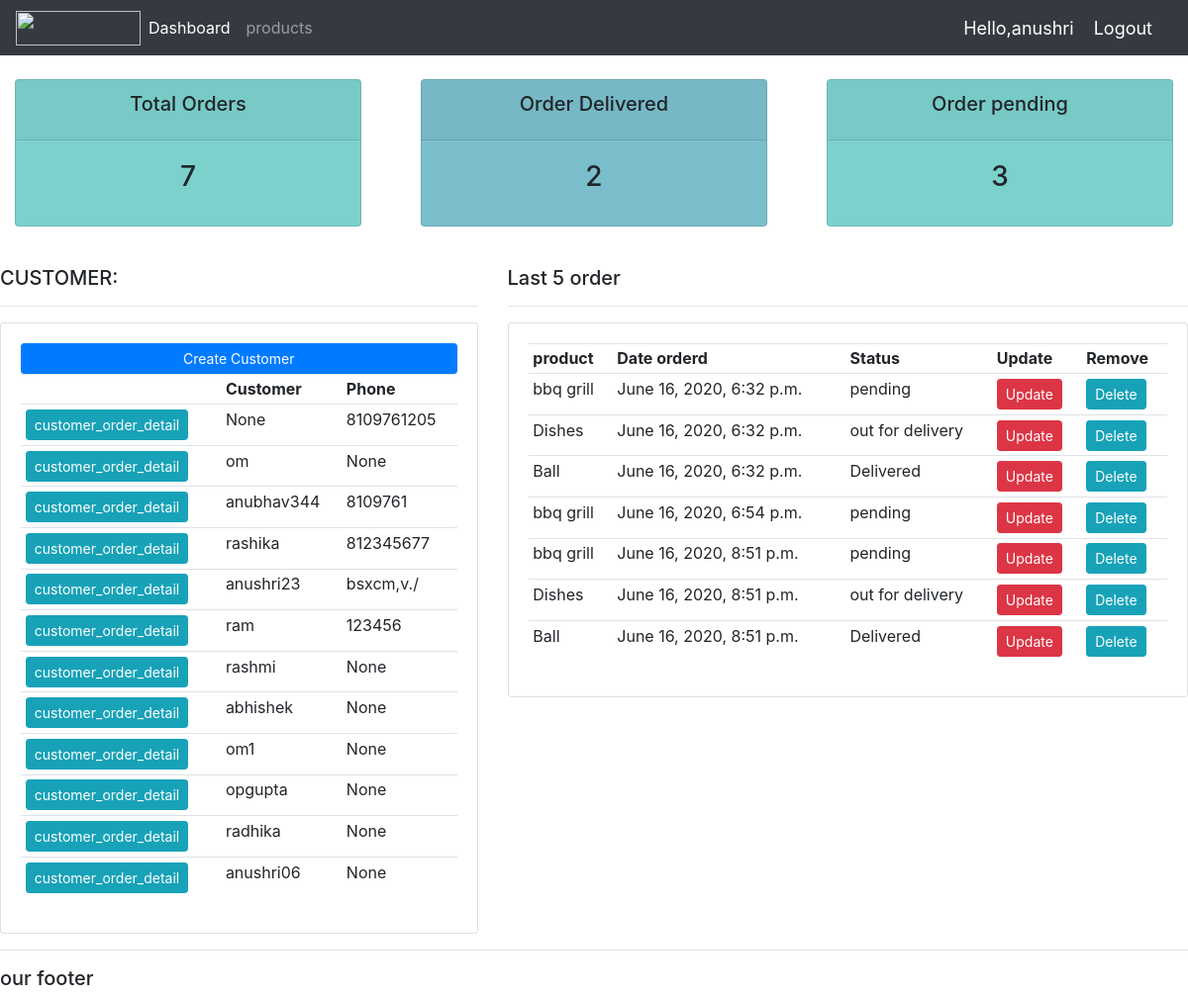
The app's page /home/ (signed in) with its own data.
### accounts/models.py (models this page shows, shortened)
class Customer(models.Model):
    user = models.OneToOneField(User, null=True,blank=True ,on_delete=models.CASCADE)
    name=models.CharField(max_length=200, null=True)
    Phone= models.CharField(max_length=200, null=True)
    email = models.CharField(max_length=200, null=True)
    profile_pic=models.ImageField(null=True,blank=True,default='download.jpeg')
    date_created= models.DateTimeField(auto_now_add=True, null=True)

class Order(models.Model):
    STATUS=(
        ('pending','pending'),
        ('out for delivery','out for delivery'),
        ('Delivered','Delivered'),
        )
    customer=models.ForeignKey(Customer,null=True,on_delete=models.SET_NULL)
    product=models.ForeignKey(Product,null=True,on_delete=models.SET_NULL)
    date_created = models.DateTimeField(auto_now_add=True, null=True)
    status=models.CharField(max_length=200, null=True,choices=STATUS)
    note = models.CharField(max_length=1000, null=True)

class Product(models.Model):
    CATEGORY=(
        ('Indoor','Indoor'),
        ('Out Door','Out Door'),
    )
    name=models.CharField(null=True,max_length=890)
    price=models.FloatField(null=True)
    Category=models.CharField(max_length=200 ,choices=CATEGORY)
    description=models.CharField(max_length=200,null=True,blank=True)
    date_created=models.DateTimeField(auto_now_add=True,null=True)
    Tag=models.ManyToManyField(Tag)
    def __str__(self):
        return self.name

### accounts/decorators.py (the view)
    def wrapper_function(request, *args, **kwargs):
        group=None
        if request.user.groups.exists():
            group=request.user.groups.all()[0].name
            print(group)
        if group == 'customer':
            return redirect('user')
        if group == 'admin':
            return view_func(request, *args, **kwargs)

### accounts/views.py (called while the page is built)
@login_required(login_url='login')
@admin_only
def home(request):
    customers=Customer.objects.all()
    orders=Order.objects.all()
    total_customers=customers.count()
    total_order = orders.count()
    delivered=orders.filter(status='Delivered').count
    pending=orders.filter(status='pending').count
    context={'orders':orders,'customers':customers,'total_customers':total_customers,'total_order': total_order,'delivered': delivered,'pending':pending}
    return render(request,'accounts/dashboard.html',context)

### accounts/templates/accounts/dashboard.html
{% extends 'accounts/main.html' %}
{% block content %}
{% include 'accounts/status.html' %}
<br>
<div class="row">
    <div class="col-md-5">
        <h5>CUSTOMER:</h5>
        <hr>
        <div class="card card-body">
            <a class="btn btn-primary btn-sm btn-block" href="">Create Customer</a>
            <table class="table table-sm">
                <tr>
                    <th></th>
                    <th>Customer</th>
                    <th>Phone</th>
                </tr>
                {% for  customer in customers %}
                   <tr>
                       <td><a class="btn btn-sm btn-info" href="{% url 'customer' customer.id %}">customer_order_detail</a></td>
                       <td>{{ customer.name}}</td>
                        <td>{{ customer.Phone}}</td>
                    </tr>
                {% endfor %}
            </table>
        </div>
    </div>
    <div class="col-md-7">
         <h5>Last 5 order</h5>
        <hr>
        <div class="card card-body">
            <table class="table table-sm">
                <tr>
                    <th>product</th>
                    <th>Date orderd</th>
                    <th>Status</th>
                    <th>Update</th>
                    <th>Remove</th>
                </tr>
                {% for  order in  orders %}
                <tr>
                    <td>{{ order.product}}</td>
                    <td>{{ order.date_created}}</td>
                    <td>{{ order.status}}</td>
                     <td><a class="btn btn-sm btn-danger" href="{% url 'update_order' order.id %}">Update</a></td>
                    <td><a class="btn btn-sm btn-info" href="{% url 'delete' order.id %}">Delete</a></td>
                {% endfor %}
                </tr>
            </table>
        </div>
    </div>
</div>
{% endblock %}

### accounts/templates/accounts/navbar.html (shortened to what this page needs)
{% load static %}
<nav class="navbar navbar-expand-lg navbar-dark bg-dark">
  <img src="{% static 'images/download.png' %}" class="user">
  <div class="collapse navbar-collapse" id="navbarNavAltMarkup">
    <div class="navbar-nav">
      {% if request.user.is_staff %}
        <a class="nav-item nav-link active" href="{% url 'home' %}">Dashboard</a>
      <a class="nav-item nav-link" href="{% url 'products' %}">products</a>
      {% else %}:
      <a class="nav-item nav-link" href="{% url 'accountSetting' %}">Setting</a>
      {% endif %}
    </div>
  </div>
  <span class="k1">Hello,{{request.user}}</span>
  <span><a class="k1" href="{% url 'logout' %}">Logout</a></span>
</nav>

### static/css/main.css (style rules this page uses)
body { background-color:#ebeffs }
.user { height:35px; width:126px; }

### accounts/templates/accounts/navbar.html (style rules this page uses)
.k1 { font-size: 18px; color:#fff; margin-right:20px; }

### records on screen
Customer: name "None", Phone "8109761205"
Customer: name "om", Phone "None"
Customer: name "anubhav344", Phone "8109761"
Customer: name "rashika", Phone "812345677"
Customer: name "anushri23", Phone "bsxcm,v./"
Customer: name "ram", Phone "123456"
Customer: name "rashmi", Phone "None"
Customer: name "abhishek", Phone "None"
Customer: name "om1", Phone "None"
Customer: name "opgupta", Phone "None"
Customer: name "radhika", Phone "None"
Customer: name "anushri06", Phone "None"
Order: product "bbq grill", date_created "June 16, 2020, 6:32 p.m.", status "pending"
Order: product "Dishes", date_created "June 16, 2020, 6:32 p.m.", status "out for delivery"
Order: product "Ball", date_created "June 16, 2020, 6:32 p.m.", status "Delivered"
Order: product "bbq grill", date_created "June 16, 2020, 6:54 p.m.", status "pending"
Order: product "bbq grill", date_created "June 16, 2020, 8:51 p.m.", status "pending"
Order: product "Dishes", date_created "June 16, 2020, 8:51 p.m.", status "out for delivery"
Order: product "Ball", date_created "June 16, 2020, 8:51 p.m.", status "Delivered"

### other values on screen
{{ request.user }} "anushri"
{{ total_order }} "7"
{{ delivered }} "2"
{{ pending }} "3"
